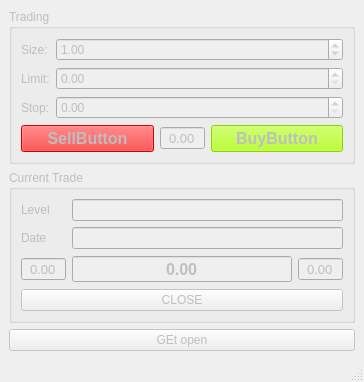
<?xml version="1.0" encoding="UTF-8"?>
<ui version="4.0">
 <class>MainWindowTradingLive</class>
 <widget class="QMainWindow" name="MainWindowTradingLive">
  <property name="geometry">
   <rect>
    <x>0</x>
    <y>0</y>
    <width>364</width>
    <height>380</height>
   </rect>
  </property>
  <property name="windowTitle">
   <string>MainWindow</string>
  </property>
  <widget class="QWidget" name="centralwidget">
   <layout class="QVBoxLayout" name="verticalLayout_2">
    <item>
     <widget class="QGroupBox" name="groupBoxTrading">
      <property name="enabled">
       <bool>false</bool>
      </property>
      <property name="title">
       <string>Trading</string>
      </property>
      <layout class="QVBoxLayout" name="verticalLayout">
       <item>
        <layout class="QFormLayout" name="formLayout">
         <item row="1" column="0">
          <widget class="QLabel" name="labelStopLimit">
           <property name="text">
            <string>Limit:</string>
           </property>
          </widget>
         </item>
         <item row="2" column="0">
          <widget class="QLabel" name="labelStop">
           <property name="text">
            <string>Stop:</string>
           </property>
          </widget>
         </item>
         <item row="1" column="1">
          <widget class="QDoubleSpinBox" name="doubleSpinBoxLimit"/>
         </item>
         <item row="2" column="1">
          <widget class="QDoubleSpinBox" name="doubleSpinBoxStop"/>
         </item>
         <item row="0" column="0">
          <widget class="QLabel" name="labelSize">
           <property name="text">
            <string>Size:</string>
           </property>
          </widget>
         </item>
         <item row="0" column="1">
          <widget class="QDoubleSpinBox" name="doubleSpinBoxSize">
           <property name="maximum">
            <double>10000.000000000000000</double>
           </property>
           <property name="value">
            <double>1.000000000000000</double>
           </property>
          </widget>
         </item>
        </layout>
       </item>
       <item>
        <layout class="QGridLayout" name="gridLayout_5">
         <item row="0" column="4">
          <widget class="QPushButton" name="pushButtonBuy">
           <property name="font">
            <font>
             <pointsize>12</pointsize>
             <weight>75</weight>
             <bold>true</bold>
            </font>
           </property>
           <property name="styleSheet">
            <string notr="true">background-color: rgb(170, 255, 0);</string>
           </property>
           <property name="text">
            <string>BuyButton</string>
           </property>
          </widget>
         </item>
         <item row="0" column="2">
          <widget class="QPushButton" name="pushButtonSell">
           <property name="font">
            <font>
             <pointsize>12</pointsize>
             <weight>75</weight>
             <bold>true</bold>
            </font>
           </property>
           <property name="styleSheet">
            <string notr="true">background-color: rgb(255, 0, 0);</string>
           </property>
           <property name="text">
            <string>SellButton</string>
           </property>
          </widget>
         </item>
         <item row="0" column="3">
          <widget class="QDoubleSpinBox" name="doubleSpinBoxSpread">
           <property name="enabled">
            <bool>false</bool>
           </property>
           <property name="maximumSize">
            <size>
             <width>45</width>
             <height>16777215</height>
            </size>
           </property>
           <property name="font">
            <font>
             <pointsize>10</pointsize>
             <weight>50</weight>
             <bold>false</bold>
            </font>
           </property>
           <property name="alignment">
            <set>Qt::AlignCenter</set>
           </property>
           <property name="buttonSymbols">
            <enum>QAbstractSpinBox::NoButtons</enum>
           </property>
           <property name="minimum">
            <double>-1000000.000000000000000</double>
           </property>
           <property name="maximum">
            <double>1000000.000000000000000</double>
           </property>
          </widget>
         </item>
        </layout>
       </item>
      </layout>
     </widget>
    </item>
    <item>
     <widget class="QGroupBox" name="groupBox_CurrentTrade">
      <property name="enabled">
       <bool>false</bool>
      </property>
      <property name="title">
       <string>Current Trade</string>
      </property>
      <layout class="QGridLayout" name="gridLayout_8">
       <item row="1" column="0">
        <widget class="QLabel" name="label_2">
         <property name="text">
          <string>Date</string>
         </property>
        </widget>
       </item>
       <item row="0" column="0">
        <widget class="QLabel" name="label">
         <property name="text">
          <string>Level</string>
         </property>
        </widget>
       </item>
       <item row="1" column="1" colspan="3">
        <widget class="QLineEdit" name="lineEditCurrentTradeTime"/>
       </item>
       <item row="3" column="1" colspan="2">
        <widget class="QDoubleSpinBox" name="doubleSpinBoxTradeStatus">
         <property name="enabled">
          <bool>false</bool>
         </property>
         <property name="font">
          <font>
           <pointsize>12</pointsize>
           <weight>75</weight>
           <bold>true</bold>
          </font>
         </property>
         <property name="alignment">
          <set>Qt::AlignCenter</set>
         </property>
         <property name="buttonSymbols">
          <enum>QAbstractSpinBox::NoButtons</enum>
         </property>
         <property name="minimum">
          <double>-1000000.000000000000000</double>
         </property>
         <property name="maximum">
          <double>1000000.000000000000000</double>
         </property>
        </widget>
       </item>
       <item row="3" column="3">
        <widget class="QDoubleSpinBox" name="doubleSpinBoxTradeStatusMax">
         <property name="enabled">
          <bool>false</bool>
         </property>
         <property name="maximumSize">
          <size>
           <width>45</width>
           <height>16777215</height>
          </size>
         </property>
         <property name="font">
          <font>
           <pointsize>10</pointsize>
           <weight>50</weight>
           <bold>false</bold>
          </font>
         </property>
         <property name="alignment">
          <set>Qt::AlignCenter</set>
         </property>
         <property name="buttonSymbols">
          <enum>QAbstractSpinBox::NoButtons</enum>
         </property>
         <property name="minimum">
          <double>-1000000.000000000000000</double>
         </property>
         <property name="maximum">
          <double>1000000.000000000000000</double>
         </property>
        </widget>
       </item>
       <item row="0" column="1" colspan="3">
        <widget class="QLineEdit" name="lineEditCurrentTradeLevel"/>
       </item>
       <item row="4" column="0" colspan="4">
        <widget class="QPushButton" name="pushButtonClose">
         <property name="text">
          <string>CLOSE</string>
         </property>
        </widget>
       </item>
       <item row="3" column="0">
        <widget class="QDoubleSpinBox" name="doubleSpinBoxTradeStatusMin">
         <property name="enabled">
          <bool>false</bool>
         </property>
         <property name="maximumSize">
          <size>
           <width>45</width>
           <height>16777215</height>
          </size>
         </property>
         <property name="font">
          <font>
           <pointsize>10</pointsize>
           <weight>50</weight>
           <bold>false</bold>
          </font>
         </property>
         <property name="alignment">
          <set>Qt::AlignCenter</set>
         </property>
         <property name="buttonSymbols">
          <enum>QAbstractSpinBox::NoButtons</enum>
         </property>
         <property name="minimum">
          <double>-1000000.000000000000000</double>
         </property>
         <property name="maximum">
          <double>1000000.000000000000000</double>
         </property>
        </widget>
       </item>
      </layout>
     </widget>
    </item>
    <item>
     <widget class="QPushButton" name="pushButtonGEtOpen">
      <property name="enabled">
       <bool>false</bool>
      </property>
      <property name="text">
       <string>GEt open</string>
      </property>
     </widget>
    </item>
   </layout>
  </widget>
  <widget class="QMenuBar" name="menubar">
   <property name="geometry">
    <rect>
     <x>0</x>
     <y>0</y>
     <width>364</width>
     <height>21</height>
    </rect>
   </property>
  </widget>
  <widget class="QStatusBar" name="statusbar"/>
 </widget>
 <resources/>
 <connections/>
</ui>
